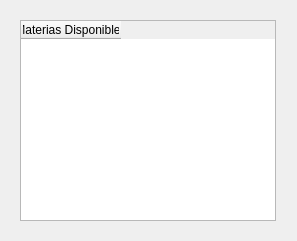
<?xml version="1.0" encoding="UTF-8"?>
<ui version="4.0">
 <class>dlgSeleccionMateria</class>
 <widget class="QDialog" name="dlgSeleccionMateria">
  <property name="geometry">
   <rect>
    <x>0</x>
    <y>0</y>
    <width>297</width>
    <height>241</height>
   </rect>
  </property>
  <property name="minimumSize">
   <size>
    <width>297</width>
    <height>241</height>
   </size>
  </property>
  <property name="maximumSize">
   <size>
    <width>297</width>
    <height>241</height>
   </size>
  </property>
  <property name="windowTitle">
   <string>Seleccione Materia</string>
  </property>
  <widget class="QTableWidget" name="twMateriasSelecc">
   <property name="geometry">
    <rect>
     <x>20</x>
     <y>20</y>
     <width>256</width>
     <height>201</height>
    </rect>
   </property>
   <property name="editTriggers">
    <set>QAbstractItemView::NoEditTriggers</set>
   </property>
   <property name="columnCount">
    <number>1</number>
   </property>
   <column>
    <property name="text">
     <string>Materias Disponibles</string>
    </property>
    <property name="textAlignment">
     <set>AlignCenter</set>
    </property>
   </column>
  </widget>
 </widget>
 <resources/>
 <connections/>
</ui>
